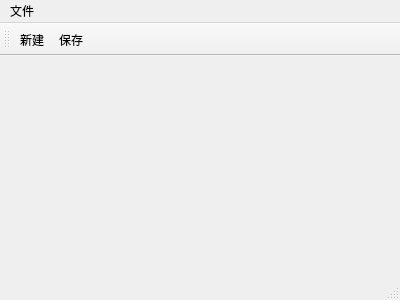
<?xml version="1.0" encoding="UTF-8"?>
<ui version="4.0">
 <class>MainWindow</class>
 <widget class="QMainWindow" name="MainWindow">
  <property name="geometry">
   <rect>
    <x>0</x>
    <y>0</y>
    <width>400</width>
    <height>300</height>
   </rect>
  </property>
  <property name="windowTitle">
   <string>MainWindow</string>
  </property>
  <widget class="QWidget" name="centralWidget"/>
  <widget class="QMenuBar" name="menuBar">
   <property name="geometry">
    <rect>
     <x>0</x>
     <y>0</y>
     <width>400</width>
     <height>17</height>
    </rect>
   </property>
   <widget class="QMenu" name="menu">
    <property name="title">
     <string>文件</string>
    </property>
    <addaction name="actionopen"/>
   </widget>
   <addaction name="menu"/>
  </widget>
  <widget class="QToolBar" name="mainToolBar">
   <property name="movable">
    <bool>true</bool>
   </property>
   <property name="floatable">
    <bool>true</bool>
   </property>
   <attribute name="toolBarArea">
    <enum>TopToolBarArea</enum>
   </attribute>
   <attribute name="toolBarBreak">
    <bool>false</bool>
   </attribute>
   <addaction name="actionnew"/>
   <addaction name="actionsave"/>
  </widget>
  <widget class="QStatusBar" name="statusBar"/>
  <action name="actionnew">
   <property name="text">
    <string>新建</string>
   </property>
  </action>
  <action name="actionopen">
   <property name="text">
    <string>打开</string>
   </property>
  </action>
  <action name="actionsave">
   <property name="text">
    <string>保存</string>
   </property>
  </action>
 </widget>
 <layoutdefault spacing="6" margin="11"/>
 <resources/>
 <connections/>
</ui>
